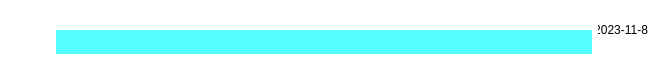
<?xml version="1.0" encoding="UTF-8"?>
<ui version="4.0">
 <class>mesage_widget</class>
 <widget class="QWidget" name="mesage_widget">
  <property name="geometry">
   <rect>
    <x>0</x>
    <y>0</y>
    <width>648</width>
    <height>60</height>
   </rect>
  </property>
  <property name="minimumSize">
   <size>
    <width>0</width>
    <height>60</height>
   </size>
  </property>
  <property name="maximumSize">
   <size>
    <width>16777215</width>
    <height>60</height>
   </size>
  </property>
  <property name="windowTitle">
   <string>Form</string>
  </property>
  <property name="styleSheet">
   <string notr="true">background-color: rgb(255, 255, 255);</string>
  </property>
  <layout class="QGridLayout" name="gridLayout">
   <property name="leftMargin">
    <number>0</number>
   </property>
   <property name="topMargin">
    <number>0</number>
   </property>
   <property name="rightMargin">
    <number>0</number>
   </property>
   <property name="bottomMargin">
    <number>5</number>
   </property>
   <property name="verticalSpacing">
    <number>0</number>
   </property>
   <item row="0" column="0" rowspan="2">
    <widget class="QWidget" name="head" native="true">
     <property name="minimumSize">
      <size>
       <width>50</width>
       <height>50</height>
      </size>
     </property>
     <property name="maximumSize">
      <size>
       <width>50</width>
       <height>50</height>
      </size>
     </property>
     <property name="sizeIncrement">
      <size>
       <width>0</width>
       <height>0</height>
      </size>
     </property>
     <property name="styleSheet">
      <string notr="true">font: 87 6pt &quot;Arial&quot;;</string>
     </property>
    </widget>
   </item>
   <item row="1" column="1">
    <widget class="QLabel" name="message">
     <property name="minimumSize">
      <size>
       <width>0</width>
       <height>25</height>
      </size>
     </property>
     <property name="maximumSize">
      <size>
       <width>16777215</width>
       <height>25</height>
      </size>
     </property>
     <property name="styleSheet">
      <string notr="true">background-color: rgb(85, 255, 255);</string>
     </property>
     <property name="text">
      <string/>
     </property>
     <property name="wordWrap">
      <bool>true</bool>
     </property>
    </widget>
   </item>
   <item row="0" column="1">
    <widget class="QLabel" name="name">
     <property name="minimumSize">
      <size>
       <width>0</width>
       <height>30</height>
      </size>
     </property>
     <property name="maximumSize">
      <size>
       <width>16777215</width>
       <height>30</height>
      </size>
     </property>
     <property name="styleSheet">
      <string notr="true"/>
     </property>
     <property name="text">
      <string/>
     </property>
     <property name="wordWrap">
      <bool>true</bool>
     </property>
    </widget>
   </item>
   <item row="0" column="2" rowspan="2">
    <widget class="QLabel" name="label_2">
     <property name="minimumSize">
      <size>
       <width>0</width>
       <height>60</height>
      </size>
     </property>
     <property name="maximumSize">
      <size>
       <width>50</width>
       <height>60</height>
      </size>
     </property>
     <property name="styleSheet">
      <string notr="true">font: 75 8pt &quot;Arial&quot;;</string>
     </property>
     <property name="text">
      <string>2023-11-8</string>
     </property>
     <property name="alignment">
      <set>Qt::AlignRight|Qt::AlignTrailing|Qt::AlignVCenter</set>
     </property>
    </widget>
   </item>
  </layout>
 </widget>
 <resources/>
 <connections/>
</ui>
